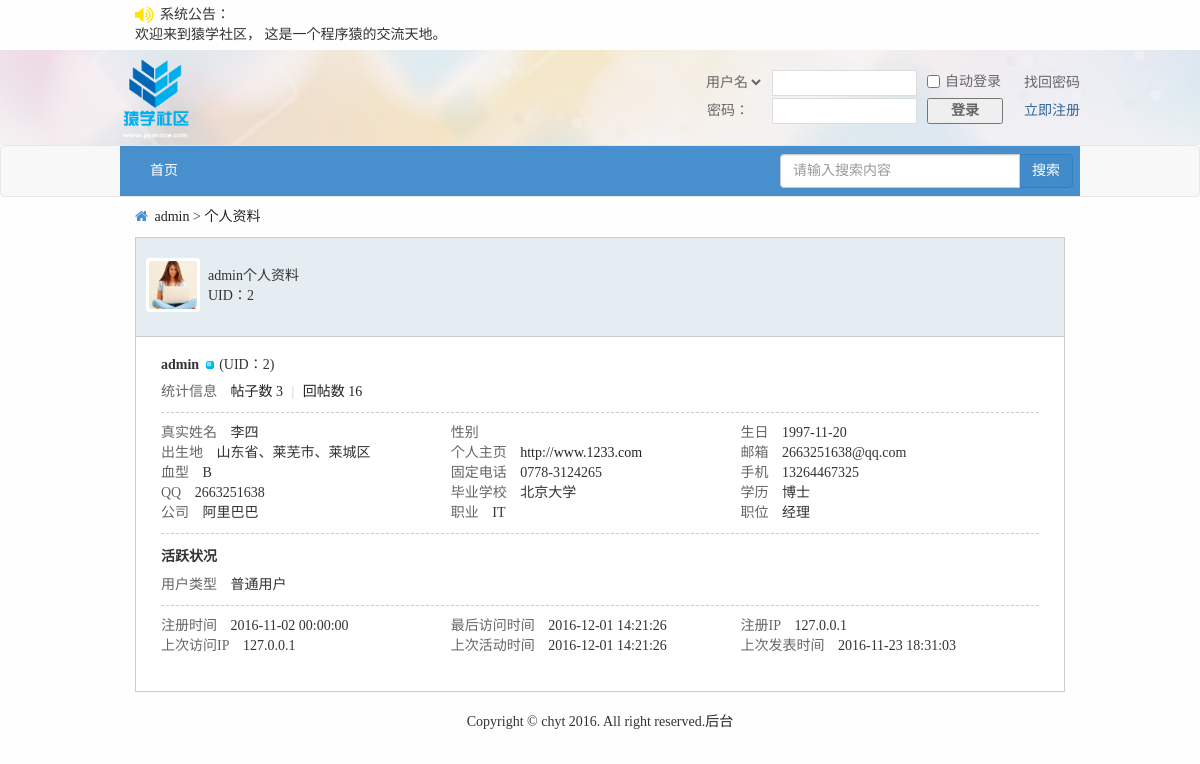
Before: /userProfile.php?uid=2 with the older database file.
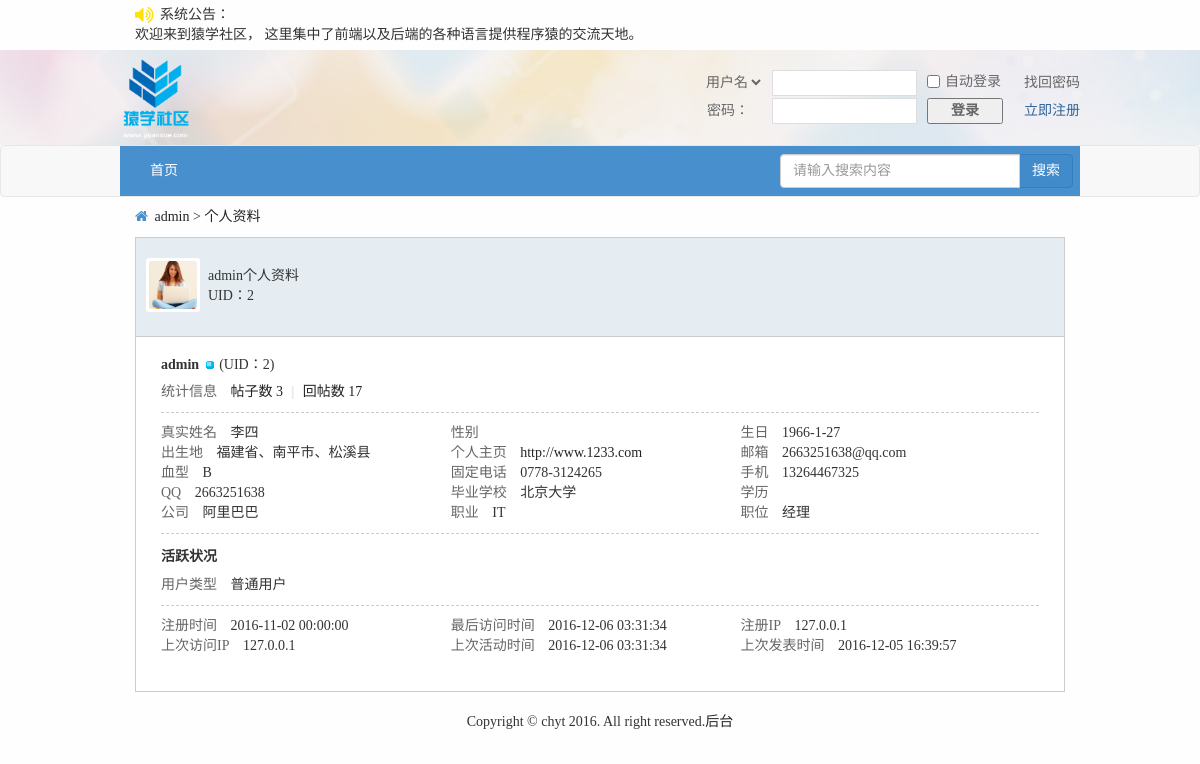
After: the same page with the newer database file.
### tables this page shows
CREATE TABLE IF NOT EXISTS `notice` (
  `nid` int(11) NOT NULL AUTO_INCREMENT COMMENT '序号',
  `noticeContent` varchar(200) NOT NULL COMMENT '公告内容',
  PRIMARY KEY (`nid`)
);

CREATE TABLE IF NOT EXISTS `user` (
  `id` int(20) NOT NULL AUTO_INCREMENT COMMENT '唯一标识符',
  `name` varchar(200) NOT NULL COMMENT '用户名称',
  `psw` varchar(200) NOT NULL COMMENT '用户密码',
  `sex` varchar(200) NOT NULL DEFAULT '未填写' COMMENT '用户性别',
  `email` varchar(200) NOT NULL COMMENT '邮箱地址',
  `qq` varchar(200) NOT NULL DEFAULT '未填写' COMMENT '用户qq',
  `photo` varchar(200) NOT NULL COMMENT '用户头像',
  `userType` int(11) NOT NULL DEFAULT '0' COMMENT '用户类型',
  `reallyName` varchar(200) NOT NULL DEFAULT '未填写' COMMENT '用户真实姓名',
  `birthday` varchar(200) NOT NULL DEFAULT '未填写' COMMENT '用户生日',
  `homeplace` varchar(200) NOT NULL DEFAULT '未填写' COMMENT '用户出生地',
  `bloodType` varchar(200) NOT NULL DEFAULT '未填写' COMMENT '用户血型',
  `fixedTel` varchar(200) NOT NULL DEFAULT '未填写' COMMENT '用户固定电话',
  `phone` varchar(200) NOT NULL DEFAULT '未填写' COMMENT '用户电话',
  `website` varchar(200) NOT NULL DEFAULT 'http://' COMMENT '用户主页',
  `school` varchar(200) NOT NULL DEFAULT '未填写' COMMENT '用户毕业学校',
  `degree` varchar(200) NOT NULL DEFAULT '未填写' COMMENT '用户学历',
  `company` varchar(200) NOT NULL DEFAULT '未填写' COMMENT '用户公司',
  `profession` varchar(200) NOT NULL DEFAULT '未填写' COMMENT '用户职业',
  `job` varchar(200) NOT NULL DEFAULT '未填写' COMMENT '用户职位',
  `income` varchar(200) NOT NULL DEFAULT '未填写' COMMENT '用户年收入',
  `registerTime` datetime NOT NULL COMMENT '注册时间',
  `lastLogin` datetime NOT NULL COMMENT '最后一次登录时间',
  `userStatus` int(11) NOT NULL DEFAULT '0' COMMENT '用户是否需要验证状态',
  `isForbid` int(11) NOT NULL DEFAULT '0' COMMENT '是否禁止',
  `loginTimes` int(11) NOT NULL DEFAULT '1' COMMENT '登陆次数',
  PRIMARY KEY (`id`)
);

CREATE TABLE IF NOT EXISTS `post` (
  `postId` int(11) NOT NULL AUTO_INCREMENT COMMENT '帖子id',
  `postTitle` varchar(200) NOT NULL COMMENT '帖子标题',
  `postContent` varchar(2000) NOT NULL COMMENT '帖子内容',
  `postTime` datetime NOT NULL COMMENT '发帖时间',
  `tsmoduleId` int(11) NOT NULL COMMENT '所属子版块的id',
  `times` int(11) NOT NULL COMMENT '浏览次数',
  `postuid` int(11) NOT NULL COMMENT '发帖人id',
  `isTop` int(11) NOT NULL DEFAULT '0' COMMENT '是否置顶',
  `isBoutique` int(11) NOT NULL DEFAULT '0' COMMENT '是否加精',
  `postStatus` int(11) NOT NULL DEFAULT '0' COMMENT '帖子是否需要验证状态，默认0无需验证',
  `updateTime` datetime NOT NULL COMMENT '当前条帖子有回复就更新',
  `isShield` int(11) NOT NULL DEFAULT '0' COMMENT '是否屏蔽',
  PRIMARY KEY (`postId`)
);

### inc/mysql.func.php (called while the page is built, shortened)
<?php
    function execute($link, $sql){
        $result = mysqli_query($link, $sql);
        return $result;
    }
    function nums($link, $sql){
        return mysqli_num_rows(execute($link, $sql));
    }
    function fetch_array($result){
        return mysqli_fetch_assoc($result);
    }
?>

### userProfile.php (the view, shortened to what the changed rows need)
<!DOCTYPE html>
<html lang="en">
<head>
    <link rel="stylesheet" href="font/css/font-awesome.min.css">
    <link rel="stylesheet" href="css/bootstrap/css/bootstrap.min.css">
    <link rel="stylesheet" href="css/common.css">
    <link rel="stylesheet" href="css/profile.css">
</head>
<?php
    $link = connect();
    $sql_n = "select * from notice where nid=1";
    $data_n = fetch_array(execute($link, $sql_n));
    $nc = $data_n["noticeContent"];
    include_once "inc/handlerLogin.php";
    $sql_sel = "select * from user where id={$_GET['uid']}";
    $result_sel = execute($link, $sql_sel);
    $data = fetch_array($result_sel);
    $sql_total = "select * from post where postuid={$_GET['uid']} ORDER BY postId DESC";
    $data_post = fetch_array(execute($link, $sql_total));
    $count = nums($link, $sql_total);
    $sql_reply_total = "select * from reply where ruid={$_GET['uid']}";
    $reply_count = nums($link, $sql_reply_total);
    $upicurl = "";
    if(!empty($data['photo'])){
        $upicurl = $data['photo'];
    }else{
        $upicurl = "img/noavatar_small.gif";
    }
?>
<body>
<?php include_once "inc/header.inc.php"?>
<div id="position">
    <div class="container">
        <i class="fa fa-home"></i>
        <a href="userprofile.php?uid=<?php echo $data['id'];?>"><?php echo $data['name'];?></a>
        >
        <a href="#">个人资料</a>
    </div>
</div>
<div id="profile">
    <div class="container">
        <div class="profile-h">
            <a href="userProfile.php?uid=<?php echo $data['id'];?>"><img src="<?php echo $upicurl;?>" width="48" height="48"></a>
            <div class="info">
                <?php echo $data['name']?>个人资料<br>
                UID：<?php echo $data['id']?>
            </div>
        </div>
        <div class="person-info">
            <div class="block">
                <h2 class="mbn"><?php echo $data['name']?> <img src="img/ol.gif" alt=""> <span class="xw0">(UID：<?php echo $data['id']?>)</span></h2>
                <ul class="pbm">
                    <li>
                        <em class="xg2">统计信息</em>
                        <a href="userPost.php?uid=<?php echo $data['id'];?>">帖子数 <?php echo $count;?></a>
                        <span class="pipe">|</span>
                        <a href="userReply.php?uid=<?php echo $_GET['uid'];?>">回帖数 <?php echo $reply_count;?></a>
                    </li>
                </ul>
                <ul class="pbm pf_l">
                    <li>
                        <em class="xg2">真实姓名</em>
                        <?php echo $data['reallyName']?>
                    </li>
                    <li>
                        <em class="xg2">性别</em>
                    </li>
                    <li>
                        <em class="xg2">生日</em>
                        <?php echo $data['birthday']?>
                    </li>
                    <li>
                        <em class="xg2">出生地</em>
                        <?php echo $data['homeplace']?>
                    </li>
                    <li>
                        <em class="xg2">个人主页</em>
                        <a href="#"><?php echo $data['website']?></a>
                    </li>
                    <li>
                        <em class="xg2">邮箱</em>
                        <?php echo $data['email']?>
                    </li>
                    <li>
                        <em class="xg2">血型</em>
                        <?php echo $data['bloodType']?>
                    </li>
                    <li>
                        <em class="xg2">固定电话</em>
                        <?php echo $data['fixedTel']?>
                    </li>
                    <li>
                        <em class="xg2">手机</em>
                        <?php echo $data['phone']?>
                    </li>
                    <li>
                        <em class="xg2">QQ</em>
                        <?php echo $data['qq']?>
                    </li>
                    <li>
                        <em class="xg2">毕业学校</em>
                        <?php echo $data['school']?>
                    </li>
                    <li>
                        <em class="xg2">学历</em>
                        <?php echo $data['degree']?>
                    </li>
                    <li>
                        <em class="xg2">公司</em>
                        <?php echo $data['company']?>
                    </li>
                    <li>
                        <em class="xg2">职业</em>
                        <?php echo $data['profession']?>
                    </li>
                    <li>
                        <em class="xg2">职位</em>
                        <?php echo $data['job']?>
                    </li>
                </ul>
            </div>
            <div class="block">
                <h2 class="mbn">活跃状况</h2>
                <ul class="pbm pf_l" style="border-bottom: none;">
                    <li>
                        <em class="xg2">注册时间</em>
                        <?php echo $data['registerTime']?>
                    </li>
                    <li>
                        <em class="xg2">最后访问时间</em>
                        <?php echo $data['lastLogin']?>
                    </li>
                    <li>
                        <em class="xg2">注册IP</em>
                        <?php echo $_SERVER['REMOTE_ADDR'];?>
                    </li>
                    <li>
                        <em class="xg2">上次访问IP</em>
                        <?php echo $_SERVER['REMOTE_ADDR'];?>
                    </li>
                    <li>
                        <em class="xg2">上次活动时间</em>
                        <?php echo $data['lastLogin']?>
                    </li>
                    <li>
                        <em class="xg2">上次发表时间</em>
                        <?php echo $data_post['postTime'];?>
                    </li>
                </ul>
            </div>
        </div>
    </div>
</div>
</body>
</html>

### inc/header.inc.php (shortened to what the changed rows need)
<?php
if(!empty($nc)){
    echo "<div class='notice'>
            <div class='container'>
                <p><i class='fa fa-volume-up'></i></p><p style='margin-left: 25px;'>系统公告：</p>
                <marquee direction='left' width='830' scrollamount='2'>{$nc}</marquee>
            </div>
          </div>" ;
}
?>

Changed rows visible on the page:
no longer on this page (row edited): post: postTime "2016-11-23 18:31:03"
changed notice: noticeContent "欢迎来到猿学社区， 这是一个程序猿的交流天地。" → "欢迎来到猿学社区， 这里集中了前端以及后端的各种语言提供程序猿的交流天地。"
changed user "admin": birthday "1997-11-20" → "1966-1-27"; homeplace "山东省、莱芜市、莱城区" → "福建省、南平市、松溪县"; lastLogin "2016-12-01 14:21:26" → "2016-12-06 03:31:34"; degree "博士" → (not shown)
added post: postTime "2016-12-05 16:39:57"
Other visible differences:
$reply_count: "16" → "17"
